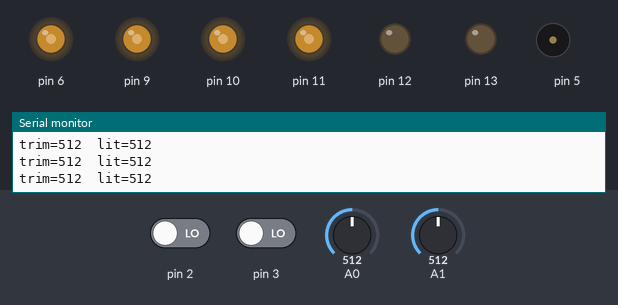
The sketch below on a simulated Arduino Uno, built with avr-gcc and run on an emulated ATmega328P. Parts: output pins drawn as LEDs (lit = HIGH), buzzer (waves = sounding), the last lines printed to the serial monitor. The test bench sets the inputs (shaded band); at power-on: A0 = 512, A1 = 512, pin 2 LOW, pin 3 LOW.

Above: at 2.9 s.
3.0 s: A0 set to 108
At 4.2 s:
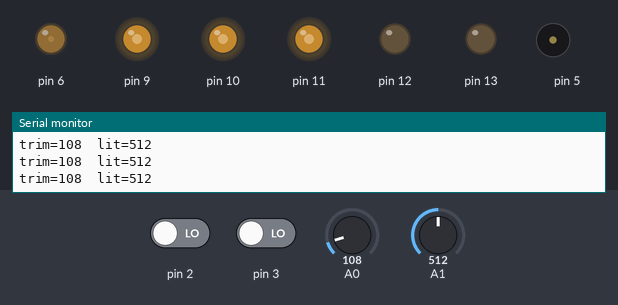
4.5 s: A0 set to 91
At 5.4 s:
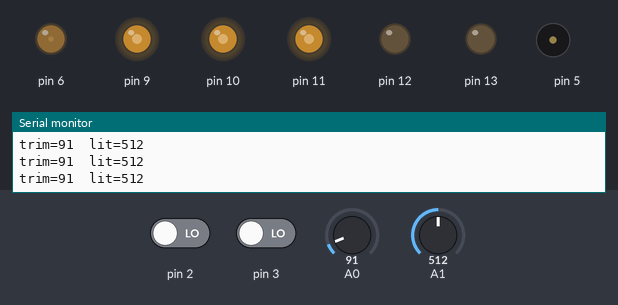
6.0 s: A1 set to 986
At 6.6 s:
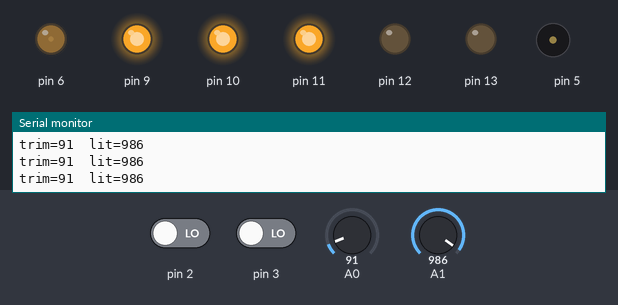
7.5 s: A1 set to 1017
At 7.8 s:
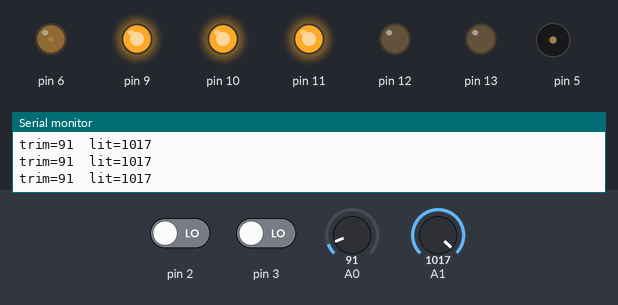
10.5 s: pin 2 driven HIGH
At 11.4 s:
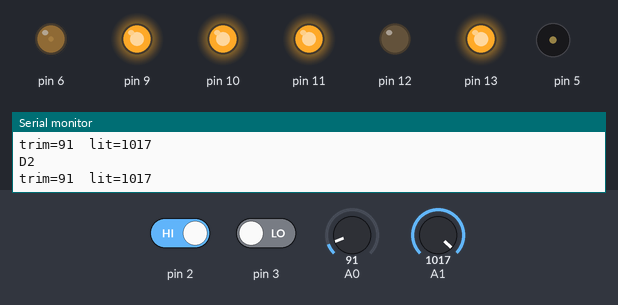
12.0 s: pin 3 driven HIGH
At 13.5 s:
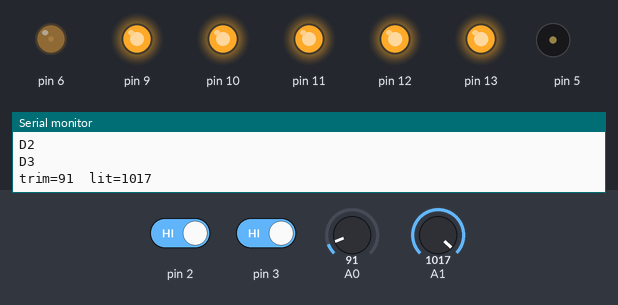
Timing chart, 0 to 14.5 s (numbered marks = the images above; inputs shaded):
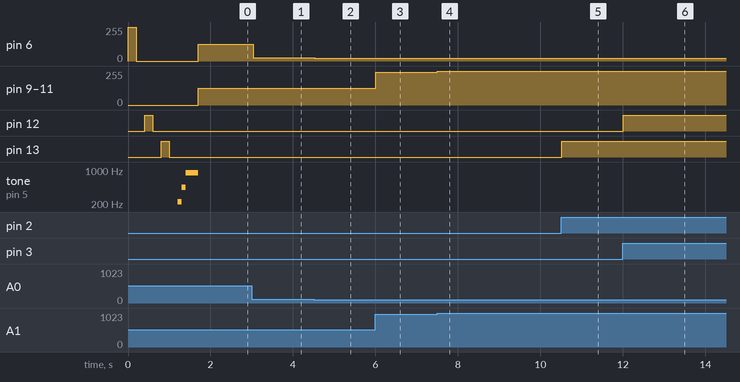

The sketch:

firmware_base.ino
```cpp
void setup() {
  pinMode(13, OUTPUT);
  pinMode(12, OUTPUT);
  pinMode(6, OUTPUT);

  pinMode(2, INPUT);
  pinMode(3, INPUT);

  Serial.begin(9600);

  digitalWrite(6, HIGH);
  delay(200);
  digitalWrite(6, LOW);
  delay(200);
  digitalWrite(12, HIGH);
  delay(200);
  digitalWrite(12, LOW);
  delay(200);
  digitalWrite(13, HIGH);
  delay(200);
  digitalWrite(13, LOW);
  delay(200);

  tone(5, 220);
  delay(100);
  tone(5, 440);
  delay(100);
  tone(5, 880);
  delay(300);
  noTone(5);
}

int stato = 0;

void loop() {

  if (digitalRead(2)) {
    Serial.println("D2");
    digitalWrite(13, HIGH);
  } else {
    digitalWrite(13, LOW);
  }
  if (digitalRead(3)) {
    Serial.println("D3");
    digitalWrite(12, HIGH);
  } else {
    digitalWrite(12, LOW);
  }

  int t = analogRead(A0);
  int l = analogRead(A1);
  Serial.print("trim=");
  Serial.print(t);
  Serial.print("\tlit=");
  Serial.println(l);

  analogWrite(6, map(t, 0, 1023, 0, 255));

  int v = analogRead(A1);
  int x = map(v, 0, 1024, 0, 255);
  analogWrite(9, x);
  analogWrite(10, x);
  analogWrite(11, x);

}
```

Measured:
- after the input at 3.0 s, pin 6: 127/255 → 26/255 at once
- after the input at 4.5 s, pin 6: 26/255 → 22/255 at once
- after the input at 6.0 s, pin 9–11: 127/255 → 245/255 at once
- after the input at 7.5 s, pin 9–11: 245/255 → 253/255 at once
- after the input at 10.5 s, pin 13: LOW → HIGH at once
- after the input at 12.0 s, pin 12: LOW → HIGH at once
